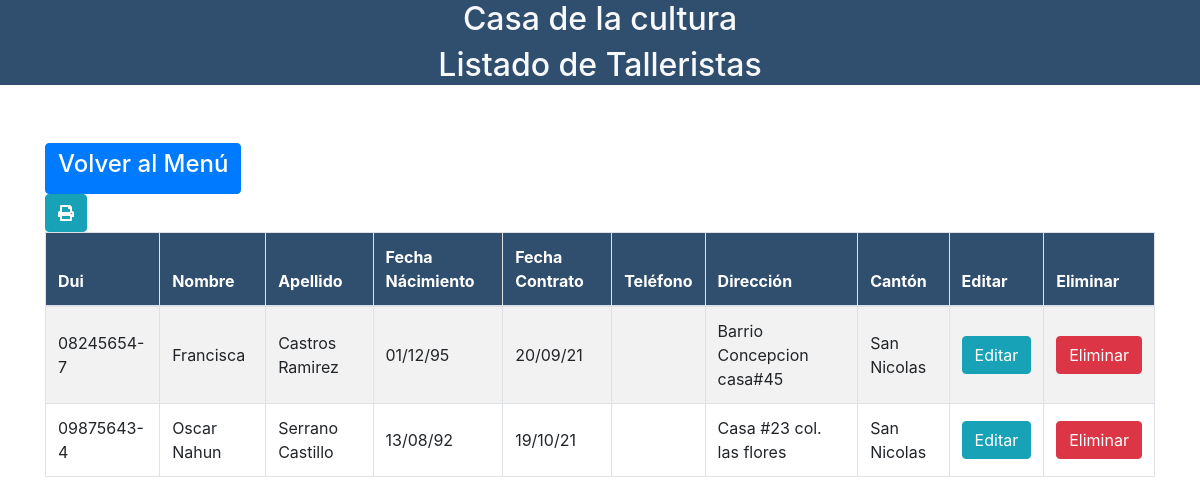
The app's page /Ver_Tallerista.php, older data.
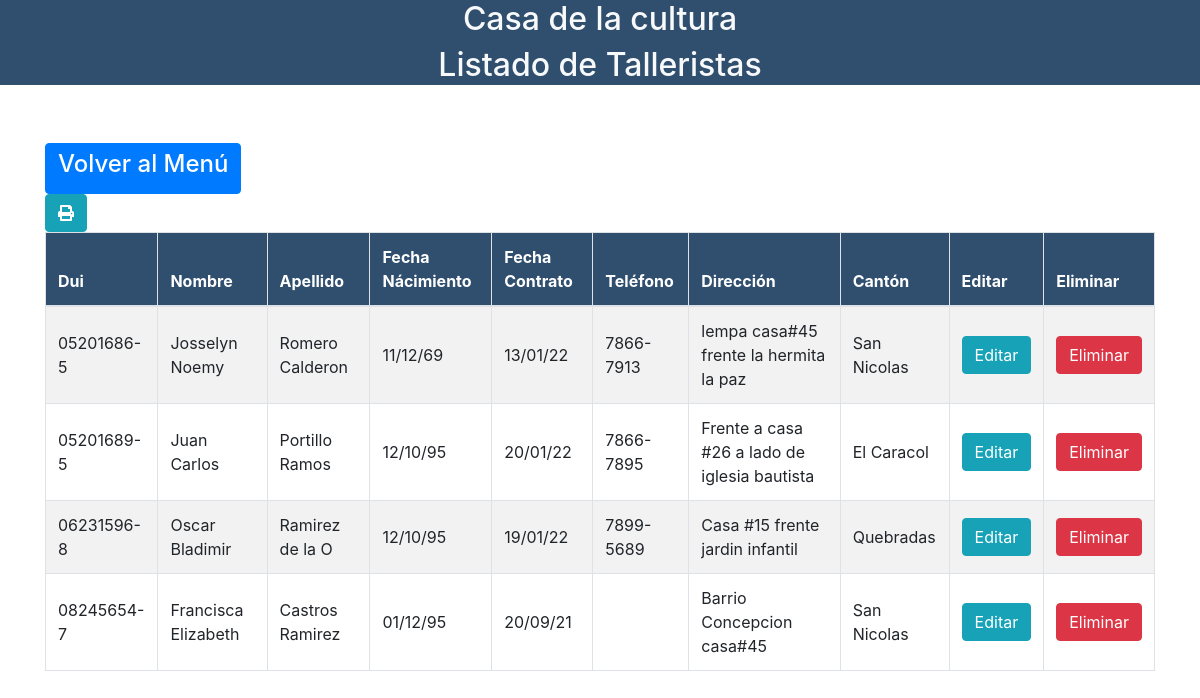
The same page, newer data.
### tables this page shows
CREATE TABLE `tb_talleristas`  (
  `dui_tallerista` varchar(10) NOT NULL,
  `nombre_tallerista` varchar(50) NULL DEFAULT NULL,
  `apellido_tallerista` varchar(50) NULL DEFAULT NULL,
  `sexo_tallerista` varchar(4) NULL DEFAULT '',
  `fecha_nacimiento_tallerista` date NULL DEFAULT NULL,
  `fecha_contrato_tallerista` date NULL DEFAULT NULL,
  `direccion_tallerista` text NULL,
  `id_canton` int(11) NULL DEFAULT NULL,
  `telefono` varchar(9) NULL DEFAULT NULL,
  PRIMARY KEY (`dui_tallerista`) USING BTREE,
  INDEX `fk_empleado_canton`(`id_canton`) USING BTREE,
  CONSTRAINT `fk_canton_tallerista` FOREIGN KEY (`id_canton`) REFERENCES `tb_cantones` (`id_canton`) ON DELETE RESTRICT ON UPDATE RESTRICT
);

CREATE TABLE `tb_cantones`  (
  `id_canton` int(11) NOT NULL AUTO_INCREMENT,
  `nombre_canton` varchar(100) NULL DEFAULT NULL,
  `id_municipio` int(11) NULL DEFAULT NULL,
  PRIMARY KEY (`id_canton`) USING BTREE,
  INDEX `fk_municipio_canton`(`id_municipio`) USING BTREE,
  CONSTRAINT `fk_municipio_canton` FOREIGN KEY (`id_municipio`) REFERENCES `tb_municipios` (`id_municipio`) ON DELETE RESTRICT ON UPDATE RESTRICT
);

### Ver_Tallerista.php (the view, shortened to what this page needs)
<?php
$con = conectar();
?>
<!doctype html>
<html lang="en">
<head>
    <link rel="stylesheet" href="tablas_css/bootstrap/css/bootstrap.min.css">
    <link rel="stylesheet" href="tablas_css/main.css">
    <link rel="stylesheet" type="text/css" href="tablas_css/datatables/datatables.min.css" />
    <link rel="stylesheet" type="text/css" href="tablas_css/datatables/DataTables-1.10.18/css/dataTables.bootstrap4.min.css">
    <link rel="stylesheet" href="https://use.fontawesome.com/releases/v5.8.2/css/all.css">
    <link rel="stylesheet" href="./vendor/sweetalert2/dist/sweetalert2.min.css">
</head>
<body>
    <header>
        <h2 class="text-center text-light">Casa de la cultura</h2>
        <h2 class="text-center text-light">Listado de Talleristas</h2>
    </header>
    <div style="height:50px"></div>
    <div class="container">
        <a href="http://localhost/ProyectoCultura/menu_administrador.php" class="btn btn-primary">
            <h4> Volver al Menú </h4>
        </a>
            <br>
        <a href="./reporte_tallerista.php" class="btn btn-info">
        <i class="fa fa-print"></i>
        </a>
        <br>
        <div class="row">
            <div class="col-lg-12">
                <div class="table-responsive">
                    <table id="example" class="table table-striped table-bordered" cellspacing="0" width="100%">
                        <thead>
                            <tr>
                                <th>Dui</th>
                                <th>Nombre</th>
                                <th>Apellido</th>
                                <th>Fecha Nácimiento</th>
                                <th>Fecha Contrato</th>
                                <th>Teléfono</th>
                                <th>Dirección</th>
                                <th>Cantón</th>
                                <th>Editar</th>
                                <th>Eliminar</th>
                            </tr>
                        </thead>
                        <tbody>
                            <?php
                            $sql = "SELECT
                                         c.nombre_canton,
                                         t.dui_tallerista,
                                         t.nombre_tallerista,
                                         t.apellido_tallerista,
                                         DATE_FORMAT(t.fecha_nacimiento_tallerista,'%d/%m/%y') AS fecha_nacimiento_tallerista,
                                         DATE_FORMAT(t.fecha_contrato_tallerista,'%d/%m/%y') AS fecha_contrato_tallerista,
                                         t.direccion_tallerista,
                                         t.telefono
                                     FROM
                                         tb_talleristas AS t
                                         INNER JOIN
                                         tb_cantones AS c
                                         ON
                                             t.id_canton = c.id_canton";
                            $query = mysqli_query($con, $sql);
                            while ($row = mysqli_fetch_array($query)) {
                            ?>
                                <tr>
                                    <td><?php echo $row['dui_tallerista'] ?></td>
                                    <td><?php echo $row['nombre_tallerista'] ?></td>
                                    <td><?php echo $row['apellido_tallerista'] ?></td>
                                    <td><?php echo $row['fecha_nacimiento_tallerista'] ?></td>
                                    <td><?php echo $row['fecha_contrato_tallerista'] ?></td>
                                    <td><?php echo $row['telefono'] ?></td>
                                    <td><?php echo $row['direccion_tallerista'] ?></td>
                                    <td><?php echo $row['nombre_canton'] ?></td>
                                    <td><a href="FormActualizar_Tallerista.php?dui=<?php echo $row['dui_tallerista'] ?>" class="btn btn-info">Editar</a></td>
                                    <td><a href="javascript:void(0)" class="btn btn-danger" id="delete_dui" data-id="<?php echo $row['dui_tallerista'] ?>">Eliminar</a></td>
                                </tr>
                            <?php
                            }
                            ?>
                        </tbody>
                    </table>
                </div>
            </div>
        </div>
    </div>
</body>
</html>

Row changes from the older to the newer data that the page shows:
removed tb_talleristas: dui_tallerista "09875643-4", nombre_tallerista "Oscar Nahun", apellido_tallerista "Serrano Castillo", fecha_nacimiento_tallerista "13/08/92", fecha_contrato_tallerista "19/10/21", direccion_tallerista "Casa #23 col. las flores", id_canton.nombre_canton "San Nicolas"
added tb_talleristas: dui_tallerista "05201686-5", nombre_tallerista "Josselyn Noemy", apellido_tallerista "Romero Calderon", fecha_nacimiento_tallerista "11/12/69", fecha_contrato_tallerista "13/01/22", telefono "7866-7913", direccion_tallerista "lempa casa#45 frente la hermita la paz", id_canton.nombre_canton "San Nicolas"
added tb_talleristas: dui_tallerista "05201689-5", nombre_tallerista "Juan Carlos", apellido_tallerista "Portillo Ramos", fecha_nacimiento_tallerista "12/10/95", fecha_contrato_tallerista "20/01/22", telefono "7866-7895", direccion_tallerista "Frente a casa #26 a lado de iglesia bautista", id_canton.nombre_canton "El Caracol"
added tb_talleristas: dui_tallerista "06231596-8", nombre_tallerista "Oscar Bladimir", apellido_tallerista "Ramirez de la O", fecha_nacimiento_tallerista "12/10/95", fecha_contrato_tallerista "19/01/22", telefono "7899-5689", direccion_tallerista "Casa #15 frente jardin infantil", id_canton.nombre_canton "Quebradas"
changed tb_talleristas "Castros Ramirez": nombre_tallerista "Francisca" → "Francisca Elizabeth"
